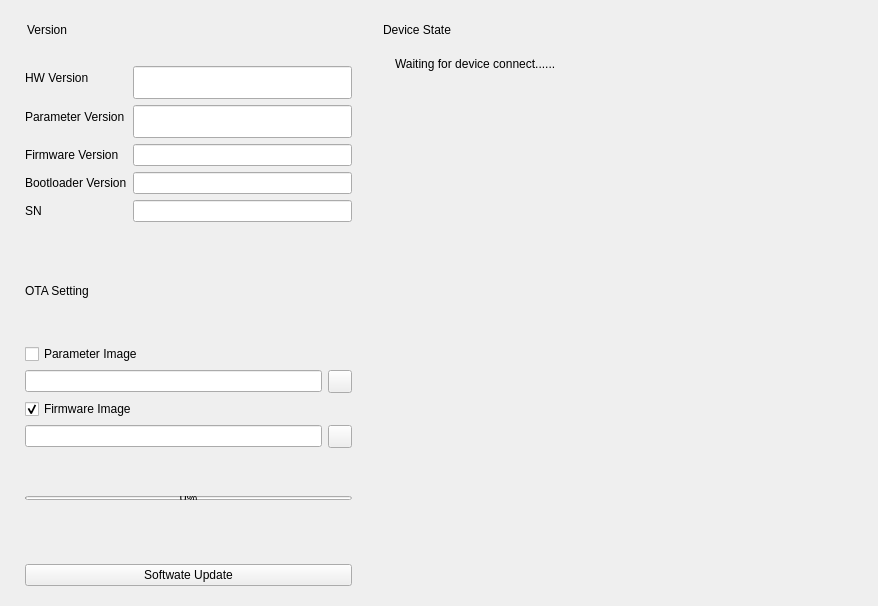
       <widget class="QWidget" name="MCU_TAB">
        <attribute name="title">
         <string>Controller</string>
        </attribute>
        <layout class="QHBoxLayout" name="horizontalLayout_13">
         <item>
          <widget class="CardWidget" name="SettingCard_2">
           <property name="sizePolicy">
            <sizepolicy hsizetype="Preferred" vsizetype="Expanding">
             <horstretch>0</horstretch>
             <verstretch>0</verstretch>
            </sizepolicy>
           </property>
           <property name="minimumSize">
            <size>
             <width>350</width>
             <height>0</height>
            </size>
           </property>
           <property name="maximumSize">
            <size>
             <width>400</width>
             <height>16777215</height>
            </size>
           </property>
           <property name="styleSheet">
            <string notr="true"/>
           </property>
           <layout class="QVBoxLayout" name="verticalLayout_5">
            <item>
             <layout class="QVBoxLayout" name="verticalLayout_13">
              <item>
               <layout class="QHBoxLayout" name="horizontalLayout_9">
                <property name="leftMargin">
                 <number>5</number>
                </property>
                <item>
                 <spacer name="horizontalSpacer_11">
                  <property name="orientation">
                   <enum>Qt::Horizontal</enum>
                  </property>
                  <property name="sizeType">
                   <enum>QSizePolicy::Fixed</enum>
                  </property>
                  <property name="sizeHint" stdset="0">
                   <size>
                    <width>2</width>
                    <height>20</height>
                   </size>
                  </property>
                 </spacer>
                </item>
                <item>
                 <widget class="StrongBodyLabel" name="ParamConfLabel_2">
                  <property name="text">
                   <string>Version</string>
                  </property>
                 </widget>
                </item>
                <item>
                 <spacer name="horizontalSpacer_7">
                  <property name="orientation">
                   <enum>Qt::Horizontal</enum>
                  </property>
                  <property name="sizeHint" stdset="0">
                   <size>
                    <width>40</width>
                    <height>20</height>
                   </size>
                  </property>
                 </spacer>
                </item>
               </layout>
              </item>
              <item>
               <layout class="QVBoxLayout" name="verticalLayout_7">
                <property name="leftMargin">
                 <number>5</number>
                </property>
                <property name="topMargin">
                 <number>10</number>
                </property>
                <item>
                 <layout class="QFormLayout" name="formLayout_2">
                  <property name="topMargin">
                   <number>10</number>
                  </property>
                  <property name="bottomMargin">
                   <number>10</number>
                  </property>
                  <item row="0" column="0">
                   <widget class="BodyLabel" name="BodyLabel_PID_2">
                    <property name="sizePolicy">
                     <sizepolicy hsizetype="Expanding" vsizetype="Preferred">
                      <horstretch>0</horstretch>
                      <verstretch>0</verstretch>
                     </sizepolicy>
                    </property>
                    <property name="minimumSize">
                     <size>
                      <width>0</width>
                      <height>0</height>
                     </size>
                    </property>
                    <property name="maximumSize">
                     <size>
                      <width>16777215</width>
                      <height>16777215</height>
                     </size>
                    </property>
                    <property name="text">
                     <string>HW Version</string>
                    </property>
                   </widget>
                  </item>
                  <item row="0" column="1">
                   <widget class="LineEdit" name="HWVersion_2">
                    <property name="sizePolicy">
                     <sizepolicy hsizetype="Expanding" vsizetype="Fixed">
                      <horstretch>0</horstretch>
                      <verstretch>0</verstretch>
                     </sizepolicy>
                    </property>
                    <property name="minimumSize">
                     <size>
                      <width>180</width>
                      <height>33</height>
                     </size>
                    </property>
                    <property name="text">
                     <string/>
                    </property>
                    <property name="readOnly">
                     <bool>true</bool>
                    </property>
                    <property name="clearButtonEnabled">
                     <bool>false</bool>
                    </property>
                   </widget>
                  </item>
                  <item row="1" column="0">
                   <widget class="BodyLabel" name="BodyLabel_MAC_2">
                    <property name="sizePolicy">
                     <sizepolicy hsizetype="Expanding" vsizetype="Preferred">
                      <horstretch>0</horstretch>
                      <verstretch>0</verstretch>
                     </sizepolicy>
                    </property>
                    <property name="minimumSize">
                     <size>
                      <width>39</width>
                      <height>0</height>
                     </size>
                    </property>
                    <property name="maximumSize">
                     <size>
                      <width>16777215</width>
                      <height>16777215</height>
                     </size>
                    </property>
                    <property name="text">
                     <string>Parameter Version</string>
                    </property>
                   </widget>
                  </item>
                  <item row="1" column="1">
                   <widget class="LineEdit" name="ParameterVersion_2">
                    <property name="sizePolicy">
                     <sizepolicy hsizetype="Expanding" vsizetype="Fixed">
                      <horstretch>0</horstretch>
                      <verstretch>0</verstretch>
                     </sizepolicy>
                    </property>
                    <property name="minimumSize">
                     <size>
                      <width>154</width>
                      <height>33</height>
                     </size>
                    </property>
                    <property name="text">
                     <string/>
                    </property>
                    <property name="readOnly">
                     <bool>true</bool>
                    </property>
                    <property name="clearButtonEnabled">
                     <bool>true</bool>
                    </property>
                   </widget>
                  </item>
                  <item row="2" column="0">
                   <widget class="BodyLabel" name="BodyLabel_4">
                    <property name="text">
                     <string>Firmware Version</string>
                    </property>
                   </widget>
                  </item>
                  <item row="2" column="1">
                   <widget class="LineEdit" name="FirmwareVersion_2">
                    <property name="readOnly">
                     <bool>true</bool>
                    </property>
                   </widget>
                  </item>
                  <item row="3" column="0">
                   <widget class="BodyLabel" name="BodyLabel_5">
                    <property name="text">
                     <string>Bootloader Version</string>
                    </property>
                   </widget>
                  </item>
                  <item row="3" column="1">
                   <widget class="LineEdit" name="BootVersion_2">
                    <property name="readOnly">
                     <bool>true</bool>
                    </property>
                   </widget>
                  </item>
                  <item row="4" column="0">
                   <widget class="BodyLabel" name="BodyLabel_6">
                    <property name="text">
                     <string>SN</string>
                    </property>
                   </widget>
                  </item>
                  <item row="4" column="1">
                   <widget class="LineEdit" name="SN_2">
                    <property name="readOnly">
                     <bool>true</bool>
                    </property>
                   </widget>
                  </item>
                 </layout>
                </item>
                <item>
                 <spacer name="verticalSpacer_6">
                  <property name="orientation">
                   <enum>Qt::Vertical</enum>
                  </property>
                  <property name="sizeHint" stdset="0">
                   <size>
                    <width>20</width>
                    <height>40</height>
                   </size>
                  </property>
                 </spacer>
                </item>
                <item>
                 <widget class="HorizontalSeparator" name="HorizontalSeparator_2"/>
                </item>
                <item>
                 <widget class="StrongBodyLabel" name="StrongBodyLabel_2">
                  <property name="sizePolicy">
                   <sizepolicy hsizetype="Preferred" vsizetype="Expanding">
                    <horstretch>0</horstretch>
                    <verstretch>0</verstretch>
                   </sizepolicy>
                  </property>
                  <property name="minimumSize">
                   <size>
                    <width>0</width>
                    <height>0</height>
                   </size>
                  </property>
                  <property name="text">
                   <string>OTA Setting</string>
                  </property>
                 </widget>
                </item>
                <item>
                 <spacer name="verticalSpacer_7">
                  <property name="orientation">
                   <enum>Qt::Vertical</enum>
                  </property>
                  <property name="sizeHint" stdset="0">
                   <size>
                    <width>20</width>
                    <height>40</height>
                   </size>
                  </property>
                 </spacer>
                </item>
                <item>
                 <widget class="CheckBox" name="CheckBox_Param_2">
                  <property name="enabled">
                   <bool>true</bool>
                  </property>
                  <property name="text">
                   <string>Parameter Image</string>
                  </property>
                  <property name="iconSize">
                   <size>
                    <width>8</width>
                    <height>8</height>
                   </size>
                  </property>
                 </widget>
                </item>
                <item>
                 <layout class="QHBoxLayout" name="horizontalLayout_10">
                  <property name="topMargin">
                   <number>0</number>
                  </property>
                  <item>
                   <widget class="LineEdit" name="ParamFileName_2"/>
                  </item>
                  <item>
                   <widget class="ToolButton" name="ParamFileToolButton_2">
                    <property name="text">
                     <string/>
                    </property>
                   </widget>
                  </item>
                 </layout>
                </item>
                <item>
                 <widget class="CheckBox" name="CheckBox_Firmware_2">
                  <property name="text">
                   <string>Firmware Image</string>
                  </property>
                  <property name="checked">
                   <bool>true</bool>
                  </property>
                 </widget>
                </item>
                <item>
                 <layout class="QHBoxLayout" name="horizontalLayout_11">
                  <property name="topMargin">
                   <number>0</number>
                  </property>
                  <item>
                   <widget class="LineEdit" name="FirmFileName_2"/>
                  </item>
                  <item>
                   <widget class="ToolButton" name="FirmFileToolButton_2"/>
                  </item>
                 </layout>
                </item>
                <item>
                 <spacer name="verticalSpacer_8">
                  <property name="orientation">
                   <enum>Qt::Vertical</enum>
                  </property>
                  <property name="sizeHint" stdset="0">
                   <size>
                    <width>20</width>
                    <height>40</height>
                   </size>
                  </property>
                 </spacer>
                </item>
                <item>
                 <widget class="ProgressBar" name="UpdateProgressBar_2">
                  <property name="sizePolicy">
                   <sizepolicy hsizetype="Expanding" vsizetype="Minimum">
                    <horstretch>0</horstretch>
                    <verstretch>0</verstretch>
                   </sizepolicy>
                  </property>
                  <property name="minimumSize">
                   <size>
                    <width>0</width>
                    <height>4</height>
                   </size>
                  </property>
                  <property name="maximumSize">
                   <size>
                    <width>16777215</width>
                    <height>0</height>
                   </size>
                  </property>
                  <property name="baseSize">
                   <size>
                    <width>0</width>
                    <height>0</height>
                   </size>
                  </property>
                  <property name="autoFillBackground">
                   <bool>false</bool>
                  </property>
                  <property name="value">
                   <number>0</number>
                  </property>
                  <property name="textVisible">
                   <bool>true</bool>
                  </property>
                  <property name="orientation">
                   <enum>Qt::Horizontal</enum>
                  </property>
                  <property name="invertedAppearance">
                   <bool>false</bool>
                  </property>
                  <property name="textDirection">
                   <enum>QProgressBar::TopToBottom</enum>
                  </property>
                  <property name="useAni">
                   <bool>false</bool>
                  </property>
                  <property name="val">
                   <double>0.000000000000000</double>
                  </property>
                 </widget>
                </item>
                <item>
                 <spacer name="verticalSpacer_9">
                  <property name="orientation">
                   <enum>Qt::Vertical</enum>
                  </property>
                  <property name="sizeHint" stdset="0">
                   <size>
                    <width>20</width>
                    <height>40</height>
                   </size>
                  </property>
                 </spacer>
                </item>
                <item>
                 <widget class="BodyLabel" name="OTAStateLabel_2">
                  <property name="text">
                   <string/>
                  </property>
                  <property name="alignment">
                   <set>Qt::AlignCenter</set>
                  </property>
                 </widget>
                </item>
                <item>
                 <widget class="PrimaryPushButton" name="ButtonStartTest_2">
                  <property name="sizePolicy">
                   <sizepolicy hsizetype="Expanding" vsizetype="Fixed">
                    <horstretch>0</horstretch>
                    <verstretch>0</verstretch>
                   </sizepolicy>
                  </property>
                  <property name="text">
                   <string>Softwate Update</string>
                  </property>
                  <property name="autoDefault">
                   <bool>true</bool>
                  </property>
                 </widget>
                </item>
               </layout>
              </item>
             </layout>
            </item>
           </layout>
          </widget>
         </item>
         <item>
          <widget class="CardWidget" name="DeviceCard_2">
           <property name="sizePolicy">
            <sizepolicy hsizetype="Preferred" vsizetype="Preferred">
             <horstretch>0</horstretch>
             <verstretch>0</verstretch>
            </sizepolicy>
           </property>
           <property name="minimumSize">
            <size>
             <width>500</width>
             <height>0</height>
            </size>
           </property>
           <property name="maximumSize">
            <size>
             <width>16777215</width>
             <height>16777215</height>
            </size>
           </property>
           <layout class="QVBoxLayout" name="verticalLayout_8">
            <property name="sizeConstraint">
             <enum>QLayout::SetDefaultConstraint</enum>
            </property>
            <item>
             <layout class="QVBoxLayout" name="verticalLayout_9" stretch="0,0,0">
              <property name="sizeConstraint">
               <enum>QLayout::SetMinAndMaxSize</enum>
              </property>
              <item>
               <layout class="QHBoxLayout" name="horizontalLayout_12">
                <property name="leftMargin">
                 <number>5</number>
                </property>
                <item>
                 <spacer name="horizontalSpacer_12">
                  <property name="orientation">
                   <enum>Qt::Horizontal</enum>
                  </property>
                  <property name="sizeType">
                   <enum>QSizePolicy::Fixed</enum>
                  </property>
                  <property name="sizeHint" stdset="0">
                   <size>
                    <width>2</width>
                    <height>20</height>
                   </size>
                  </property>
                 </spacer>
                </item>
                <item>
                 <widget class="StrongBodyLabel" name="DataProgressLabel_2">
                  <property name="text">
                   <string>Device State</string>
                  </property>
                 </widget>
                </item>
                <item>
                 <spacer name="horizontalSpacer_13">
                  <property name="orientation">
                   <enum>Qt::Horizontal</enum>
                  </property>
                  <property name="sizeHint" stdset="0">
                   <size>
                    <width>40</width>
                    <height>20</height>
                   </size>
                  </property>
                 </spacer>
                </item>
               </layout>
              </item>
              <item>
               <layout class="QVBoxLayout" name="DeviceStateLayout_2">
                <property name="leftMargin">
                 <number>6</number>
                </property>
                <property name="topMargin">
                 <number>6</number>
                </property>
                <property name="rightMargin">
                 <number>0</number>
                </property>
                <item>
                 <layout class="QHBoxLayout" name="horizontalLayout_24">
                  <property name="topMargin">
                   <number>5</number>
                  </property>
                  <item>
                   <widget class="IconInfoBadge" name="connStateIcon_2">
                    <property name="textFormat">
                     <enum>Qt::AutoText</enum>
                    </property>
                    <property name="level" stdset="0">
                     <string>Success</string>
                    </property>
                   </widget>
                  </item>
                  <item>
                   <widget class="BodyLabel" name="connStateLabel_2">
                    <property name="sizePolicy">
                     <sizepolicy hsizetype="Fixed" vsizetype="Preferred">
                      <horstretch>0</horstretch>
                      <verstretch>0</verstretch>
                     </sizepolicy>
                    </property>
                    <property name="minimumSize">
                     <size>
                      <width>0</width>
                      <height>0</height>
                     </size>
                    </property>
                    <property name="text">
                     <string>Waiting for device connect......</string>
                    </property>
                    <property name="alignment">
                     <set>Qt::AlignLeading|Qt::AlignLeft|Qt::AlignTop</set>
                    </property>
                   </widget>
                  </item>
                  <item>
                   <spacer name="horizontalSpacer_2">
                    <property name="orientation">
                     <enum>Qt::Horizontal</enum>
                    </property>
                    <property name="sizeHint" stdset="0">
                     <size>
                      <width>40</width>
                      <height>20</height>
                     </size>
                    </property>
                   </spacer>
                  </item>
                 </layout>
                </item>
               </layout>
              </item>
              <item>
               <spacer name="verticalSpacer_10">
                <property name="orientation">
                 <enum>Qt::Vertical</enum>
                </property>
                <property name="sizeHint" stdset="0">
                 <size>
                  <width>20</width>
                  <height>40</height>
                 </size>
                </property>
               </spacer>
              </item>
             </layout>
            </item>
           </layout>
          </widget>
         </item>
        </layout>
       </widget>
